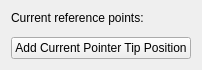
             <widget class="QWidget" name="page">
              <property name="geometry">
               <rect>
                <x>0</x>
                <y>0</y>
                <width>132</width>
                <height>61</height>
               </rect>
              </property>
              <attribute name="label">
               <string>Create Reference</string>
              </attribute>
              <layout class="QVBoxLayout" name="verticalLayout_6">
               <item>
                <widget class="QLabel" name="label_16">
                 <property name="text">
                  <string>Current reference points:</string>
                 </property>
                </widget>
               </item>
               <item>
                <widget class="QmitkPointListWidget" name="m_ReferencePointsPointListWidget" native="true"/>
               </item>
               <item>
                <widget class="QPushButton" name="m_AddReferencePoints">
                 <property name="text">
                  <string>Add Current Pointer Tip Position</string>
                 </property>
                </widget>
               </item>
               <item>
                <spacer name="verticalSpacer_3">
                 <property name="orientation">
                  <enum>Qt::Vertical</enum>
                 </property>
                 <property name="sizeHint" stdset="0">
                  <size>
                   <width>20</width>
                   <height>111</height>
                  </size>
                 </property>
                </spacer>
               </item>
              </layout>
             </widget>
